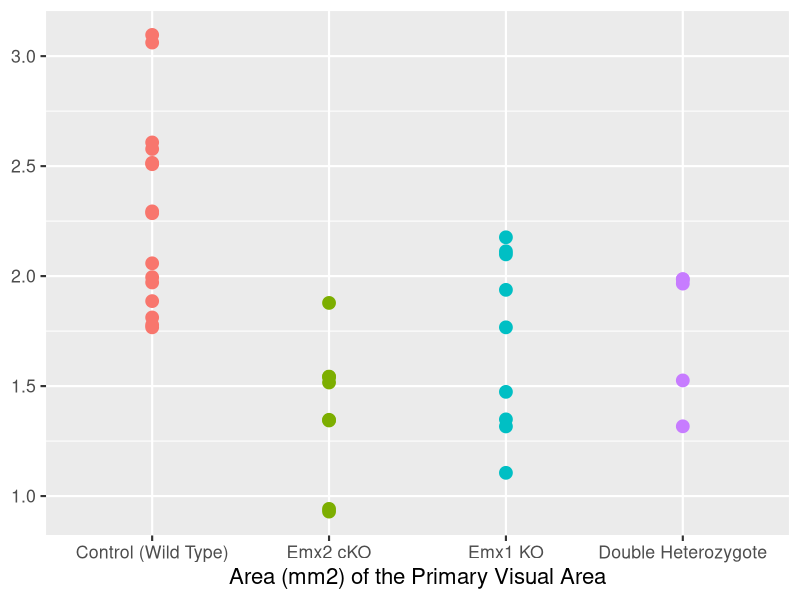
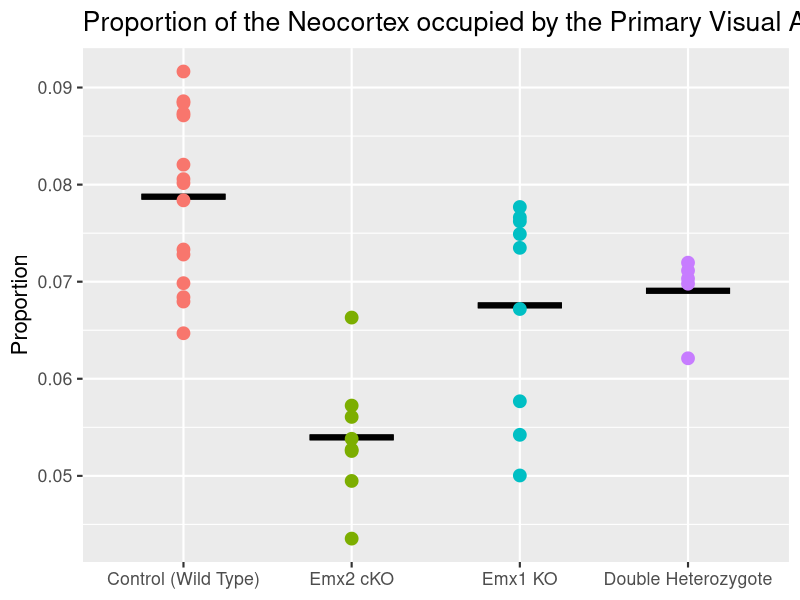
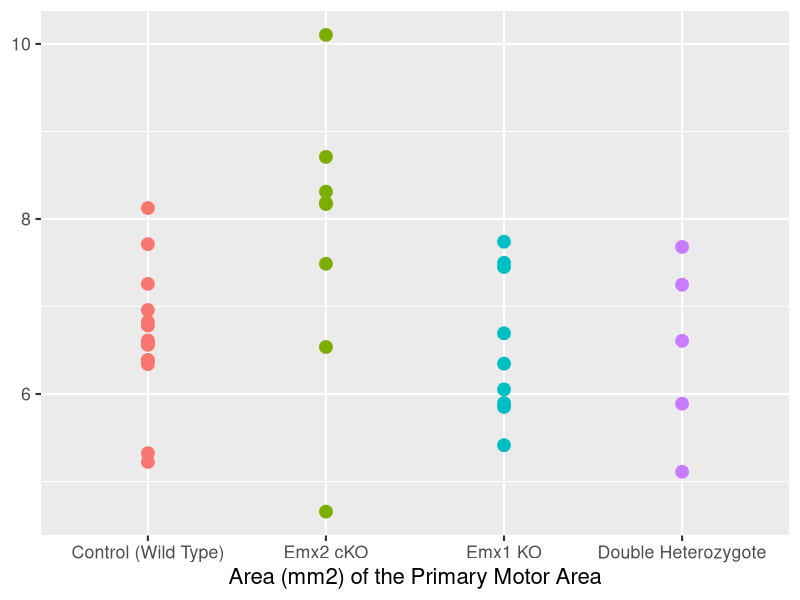
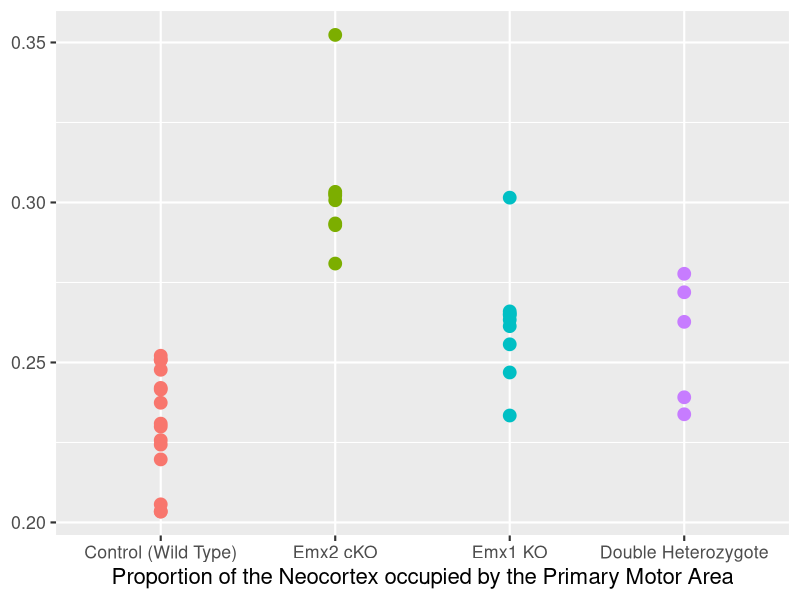
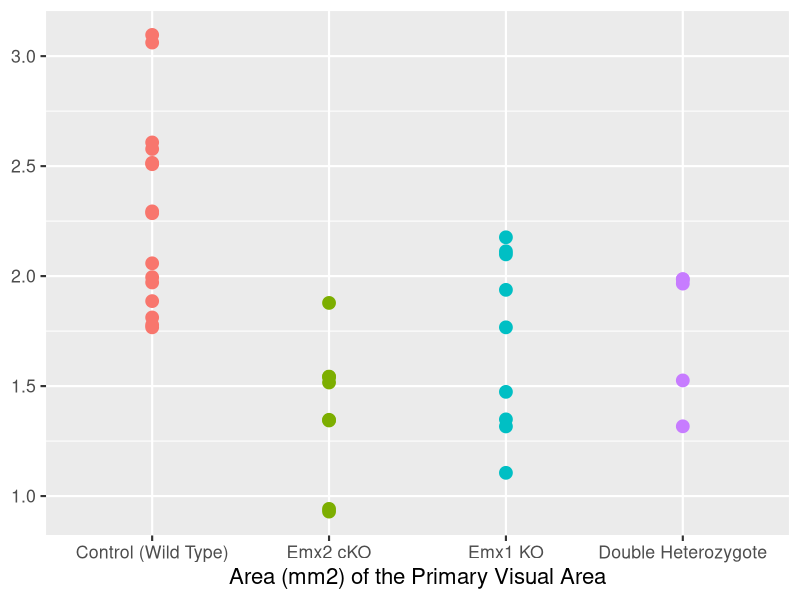
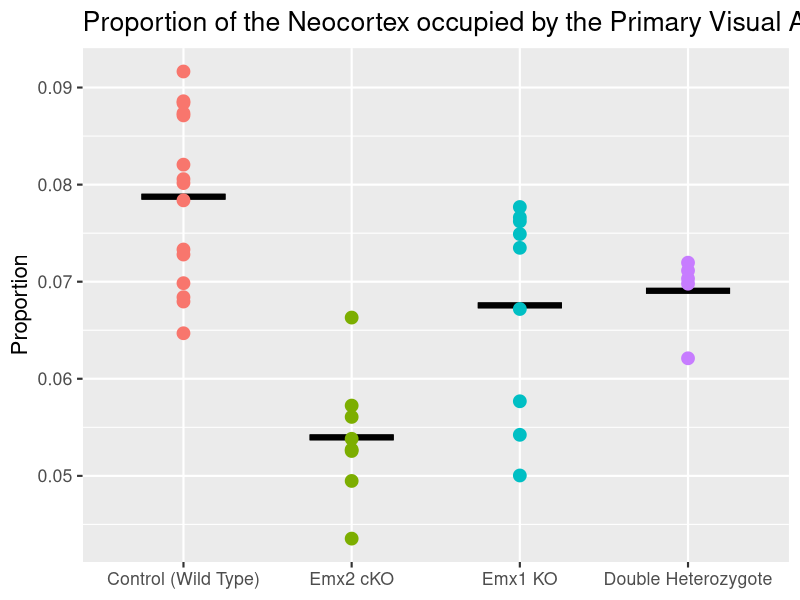
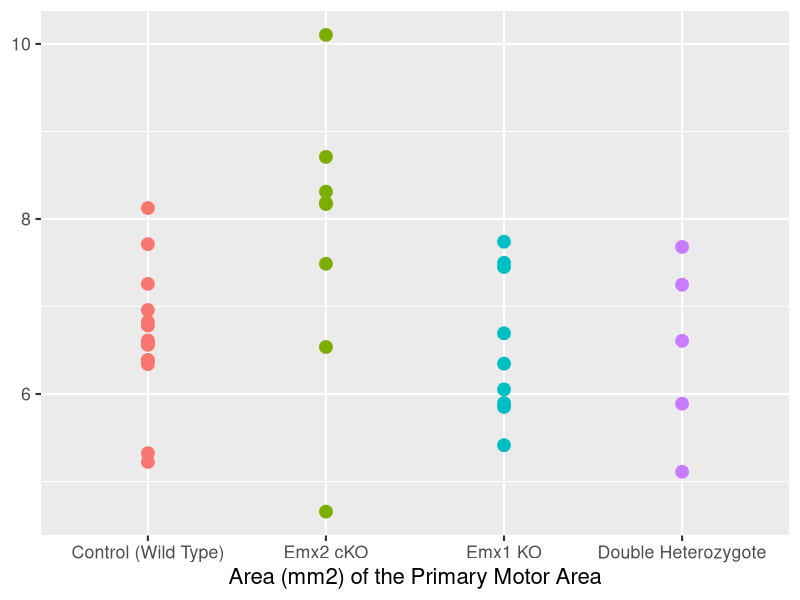
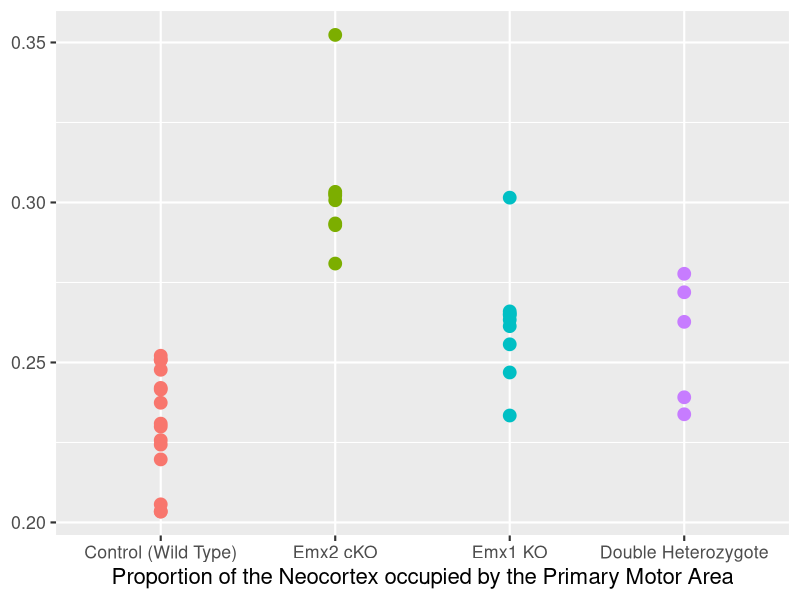

Here is the R script that generated these plots, in order:

# load packages -----------------------------------------------------------

# check if tidyverse is installed and if not then install it
if (!require("tidyverse")) install.packages("tidyverse")

# run every time you restart RStudio
library(readxl)     # load readxl, for reading Excel files
library(tidyverse)  # load tidyverse, for working with datasets


# read data ---------------------------------------------------------------

# read the Presentation data
d <- 
  read_excel(
    "Book1.xlsx", 
    col_names = c("genotype", "visual", "cortex", "ratiovc", "posmed", "ratiopm", "area", "ratioarea", "motor", "ratiom"),
    skip = 3
  ) %>% 
  select(genotype, visual, ratiovc, motor, ratiom) %>% 
  filter(!str_detect(genotype, "3 allele")) %>% 
  mutate(genotype = as_factor(genotype)) %>% 
  print()

# take a quick look at all the variables in the dataset
glimpse(d)

distinct(d, genotype)


# summarize data ----------------------------------------------------------

d_mean <-
  d %>% 
  group_by(genotype) %>% 
  summarize(
    visual = mean(visual, na.rm = TRUE),
    ratiovc = mean(ratiovc, na.rm = TRUE),
    motor = mean(motor, na.rm = TRUE),
    ratiom = mean(ratiom, na.rm = TRUE)
  )

# Compare V1 area between the treatments --------------------------------

ggplot(d, aes(x= genotype, y=visual, color = genotype)) +
  geom_point(size = 4) +
  labs(
    x="Area (mm2) of the Primary Visual Area",
    y=NULL
  ) +
  guides(color = "none") +
  theme_gray(base_size = 16)                            # make text bigger; default was 11

ggsave("figs/Compare V1 area between the treatments.png", width = 11.5, height = 4.76, units = "in")





# Compare Visual area by Cortex ratio between the treatments -----------------

ggplot(d, aes(x= genotype, y= ratiovc, color = genotype)) +
  geom_errorbar(mapping = aes(ymin = ratiovc, ymax = ratiovc), 
                data = d_mean, color = "black", width = .5, size = 2) +
  geom_point(size = 4) +
  labs(
    title="Proportion of the Neocortex occupied by the Primary Visual Area",
    y = "Proportion",
    x=NULL
  ) +
  guides(color = "none") +
  theme_gray(base_size = 16)                            # make text bigger; default was 11

ggsave("figs/Compare Visual Area by Cortex ratio between the treatments.png", width = 11.5, height = 4.76, units = "in")




# Compare Motor Area between the treatments-------------------------------------------------------------

ggplot(d, aes(x= genotype, y= motor, color = genotype)) +
  geom_point(size = 4) +
  labs(
    x="Area (mm2) of the Primary Motor Area",
    y=NULL
  ) +
  guides(color = "none") +
  theme_gray(base_size = 16)                            # make text bigger; default was 11

ggsave("figs/Compare Motor Area between the treatments.png", width = 11.5, height = 4.76, units = "in")





# Compare Motor area by Cortex ratio between the treatments -------------------------------------------------------------

ggplot(d, aes(x= genotype, y= ratiom, color = genotype)) +
  geom_point(size = 4) +
  labs(
    x="Proportion of the Neocortex occupied by the Primary Motor Area",
    y=NULL
  ) +
  guides(color = "none") +
  theme_gray(base_size = 16)                            # make text bigger; default was 11

ggsave("figs/Compare Motor Area by Cortex ratio between the treatmentss.png", width = 11.5, height = 4.76, units = "in")











